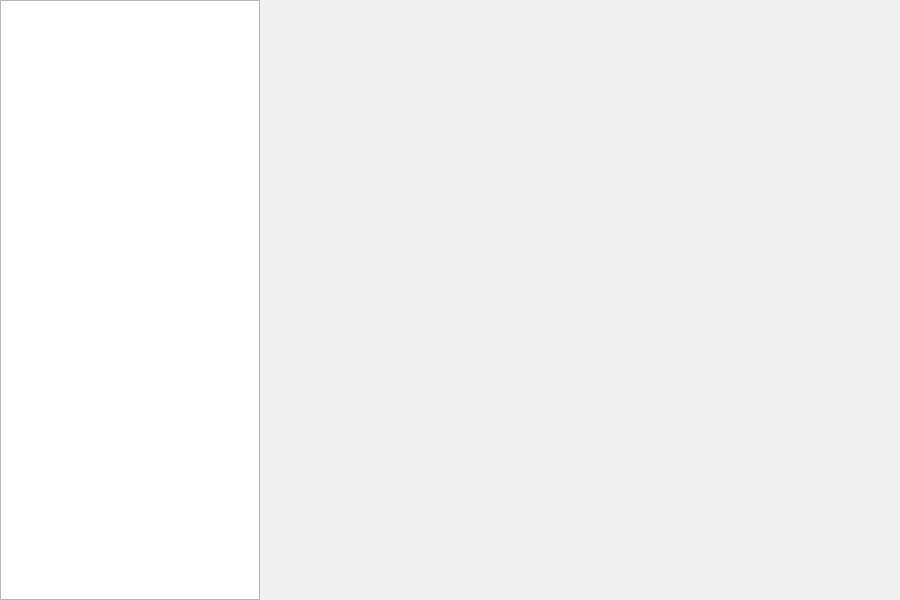
<?xml version="1.0" encoding="UTF-8"?>
<ui version="4.0">
 <class>widget_baseline</class>
 <widget class="QWidget" name="widget_baseline">
  <property name="geometry">
   <rect>
    <x>0</x>
    <y>0</y>
    <width>900</width>
    <height>600</height>
   </rect>
  </property>
  <property name="maximumSize">
   <size>
    <width>900</width>
    <height>600</height>
   </size>
  </property>
  <property name="windowTitle">
   <string>Form</string>
  </property>
  <property name="locale">
   <locale language="English" country="UnitedStates"/>
  </property>
  <widget class="QListWidget" name="listWidget">
   <property name="geometry">
    <rect>
     <x>0</x>
     <y>0</y>
     <width>260</width>
     <height>600</height>
    </rect>
   </property>
  </widget>
 </widget>
 <resources/>
 <connections/>
</ui>
